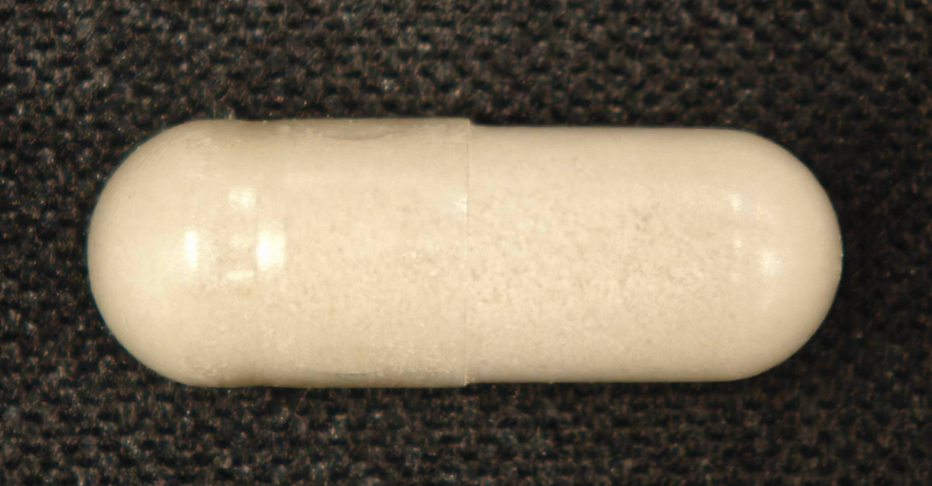
#> input picture data/Figs_14/000_mask_raw.png, 932 x 486 px
$ python Capsule_defect_detection_0120.py
#> lines starting #> are read from the running program, lines starting #| are printed output that depends on the picture; after the words box and inside, x2 and y2 are one past the last pixel; in counts of white or black regions, pixels touching at a corner belong together
#> further down, mask_raw is the input picture: shape (486, 932, 3); mean B, G, R 86.6, 103.6, 113.4
import cv2
import numpy as np
import imutils
import time
import matplotlib.pyplot as plt
from PIL import Image
plt.rcParams['figure.dpi'] = 300   # 图形的DPI


# [30 lines left out: functions show_img, CutImgeByBox, not called in this run]


def img_preprocessing(img_raw):
    img_gray = cv2.cvtColor(img_raw, cv2.COLOR_BGR2GRAY)                     # 图像灰度化
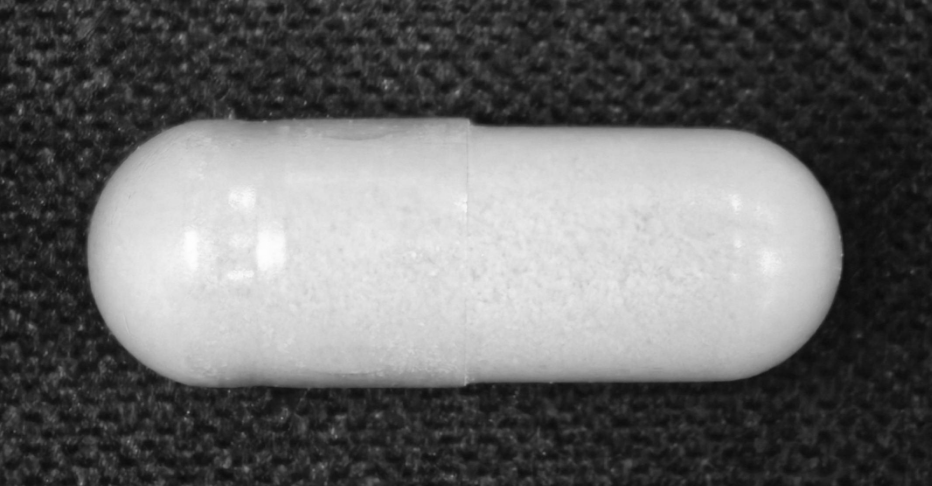
#> img_gray: shape (486, 932); min 9, max 253, mean 104.5
    # show_img("img_gray", img_gray)
    # img_blurred = cv2.GaussianBlur(img_gray, (3, 3), 0)                      # 高斯模糊抑制背景噪声（调整卷积核大小）
    # show_img("img_blurred", img_blurred)
    _, img_binary = cv2.threshold(img_gray, 125, 255, cv2.THRESH_BINARY)  # 图像二值化， 阈值=165（阈值影响开闭运算效果）
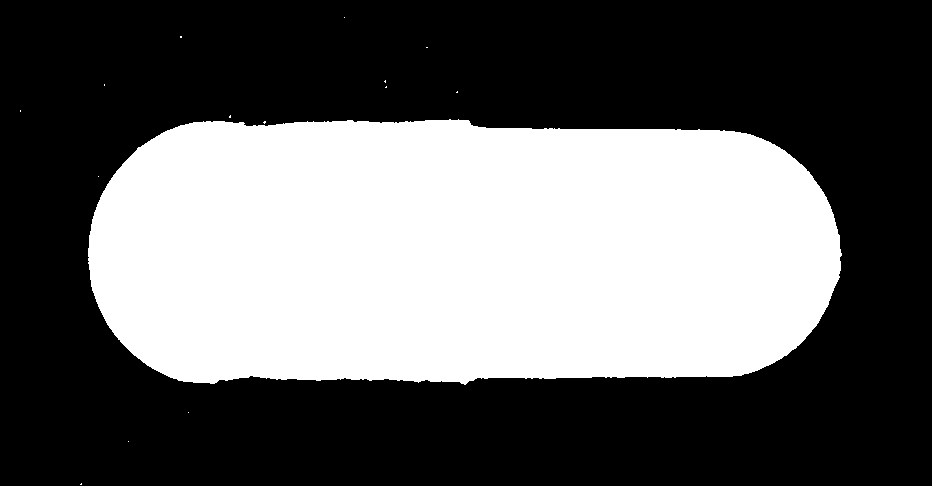
#> img_binary: shape (486, 932); 39.2% white; 15 white regions (14 under 20 px), largest, box (x1, y1, x2, y2) and area: (88, 119, 842, 385) 177479
    # show_img("img_binary", img_binary)
    kernel = cv2.getStructuringElement(cv2.MORPH_RECT, (3, 3))          # 定义矩形结构元素
    img_closed = cv2.morphologyEx(img_binary, cv2.MORPH_CLOSE, kernel)  # 闭运算（链接块）
#> img_closed: shape (486, 932); 39.2% white; 14 white regions (13 under 20 px), largest, box (x1, y1, x2, y2) and area: (88, 119, 842, 385) 177527
    # show_img("img_closed", img_closed)
    img_opened = cv2.morphologyEx(img_closed, cv2.MORPH_OPEN, kernel)   # 开运算（去噪点）
#> img_opened: shape (486, 932); 39.2% white; 1 white region, box (x1, y1, x2, y2) and area: (88, 120, 842, 384) 177491
    # show_img("filtered_binary_img", img_opened)

    return img_raw, img_opened


# [189 lines left out: functions find_contours_img, detect_local_defects, capsule_defect_detection, not called in this run]


if __name__ == "__main__":
    start_time = time.time()
    # img_path = 'Figs_14/006.bmp'
    img_path: str = '../data/Figs_30/001.bmp'
    # img_path = 'Figs_14/007.jpg'
    img_raw = cv2.imread(img_path)
    # img_raw = img_raw[:, 1300: 2200:, :]
    # img_raw = np.transpose(img_raw, (1, 0, 2))
    # show_img("img_raw", img_raw)

    mask_img_path: str = '../data/Figs_14//000_mask_raw.png'
    mask_raw = cv2.imread(mask_img_path)
    _, mask_binary = img_preprocessing(mask_raw)

#> (the run stopped early here; a loop or call above may not have finished)
